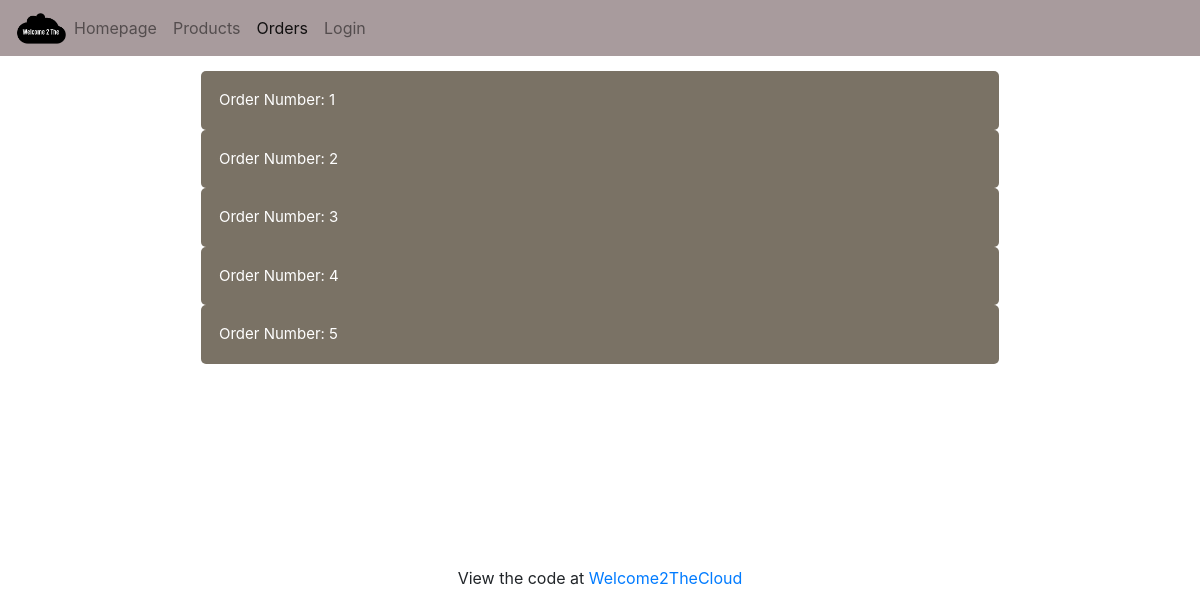
Screenshot of /listorder.php with the database file from the repository.
### tables this page shows
CREATE TABLE ordersummary (
    orderId             INT NOT NULL AUTO_INCREMENT,
    orderDate           DATETIME,
    totalAmount         DECIMAL(10,2),
    shiptoAddress       VARCHAR(50),
    shiptoCity          VARCHAR(40),
    shiptoState         VARCHAR(20),
    shiptoPostalCode    VARCHAR(20),
    shiptoCountry       VARCHAR(40),
    customerId          INT,
    PRIMARY KEY (orderId),
    FOREIGN KEY (customerId) REFERENCES customer(customerid)
        ON UPDATE CASCADE ON DELETE CASCADE 
);

### listorder.php (the view, shortened to what this page needs)
<!DOCTYPE html>
<html>
<head>
	<link rel="stylesheet" href="shop.css?<?php echo time(); ?>">
	<link rel="stylesheet" href="listOrder.css?<?php echo time(); ?>">
	<link rel="stylesheet" href="https://maxcdn.bootstrapcdn.com/bootstrap/4.0.0/css/bootstrap.min.css"
>
	<link rel="stylesheet" href="https://cdnjs.cloudflare.com/ajax/libs/font-awesome/4.7.0/css/font-awesome.min.css">
</head>
<?php
function getOrders($connection) {
	$query = "SELECT * FROM ordersummary O, customer C WHERE O.customerId = C.customerId";
	$result = $connection-> query($query);
	return $result;
}
function getOrderProducts($connection, $orderId) {
	$query = $connection->prepare("SELECT * FROM orderproduct WHERE orderId=?");
	$query->bind_param("i", $orderId);
	$query->execute();
	$result = $query->get_result();
	return $result;
}
function printTable($connection) {
		$result = getOrders($connection);
		while($row = $result->fetch_assoc()) {
			echo '<button type="button" class="order-dropdown">Order Number: '.$row["orderId"].'</button>
			<div class="order-dropdown-inner">
			<div class="order-info">
				<H5><b>Order Date: </b>'.$row["orderDate"].'</H5>
				<H5><b>Customer Id: </b>'.$row["customerId"].'</H5>
				<H5><b>Name: </b>'.$row["firstName"]." ".$row["lastName"].'</H5>
				<H5><b>Total Cost: </b>$'.number_format($row["totalAmount"], 2).'</H5>
			</div>';
			echo '<tr>
				<table class="table"">
				<tr>
					<th scope="col">Product Id</th>
                    <th scope="col">Quantity</th>
                    <th scope="col">Price</th>
				</tr>';
			$innerResult = getOrderProducts($connection, $row["orderId"]);
			echo "</tr></table></table></div>";
		}
	}
?>
<body>
<nav class="navbar sticky-top navbar-expand-lg navbar-light">
                <img alt="Brand" src="images/Welcome2TheCloud.png" style="width: 50px">
                <div class="collapse navbar-collapse" id="navbarNav">
                        <ul id="navbar-ul" class="navbar-nav">
                                <li class="nav-item">
                                        <a class="nav-link" href="/">Homepage<span class="sr-only"></span></a>
                                </li>
                                <li class="nav-item">
                                        <a class="nav-link" href="listprod.php">Products</a>
                                </li>
                                <li class="nav-item active">
                                        <a class="nav-link" href="listorder.php">Orders</a>
                                </li>
                                <li class="nav-item">
                                        <a id="login-nav" class="nav-link" href="login.html">Login</a>
                                </li>
                        </ul>
                </div>
        </nav>
	<div class="container-fluid">
		<div class="row" id="Homepage">
			<div class="col-lg-16 col-md-12 col-sm-12" align="center">
				<div class="slide-content">
					<?php
									$connection = createConnection();
									printTable($connection);
								?>
				</div>
			</div>
		</div>
	</div>
	<footer class="container mt-12">
		<div class="row">
			<div class="col">
				<p class="text-center">View the code at <a href="https://github.com/Nathan-Nesbitt/Welcome2TheCloud">Welcome2TheCloud</a></p>
			</div>
		</div>
	</footer>
</body>
</html>

### shop.css (style rules this page uses)
* { margin: 0; padding: 0; box-sizing: border-box; }
.navbar { background-color: #a89b9d; }
.container { padding-top: 10px; }
.slide-content { padding: 15px; font-size: 18px; min-height: 100%; margin-bottom: 10px; }
@media (min-width: 544px) { .container-fluid .row { min-height: 500px; } }

### listOrder.css (style rules this page uses)
.order-dropdown { background-color: #7a7265; color: white; cursor: pointer; padding: 18px; border: none; text-align: left; outline: none; font-size: 15px; border-radius: 5px; }
@media (min-width: 544px) { .order-dropdown { width: 70%; } }

### rows the page displays
ordersummary: orderId "1"
ordersummary: orderId "2"
ordersummary: orderId "3"
ordersummary: orderId "4"
ordersummary: orderId "5"
